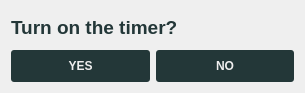
<?xml version="1.0" encoding="UTF-8"?>
<ui version="4.0">
 <class>Dialog</class>
 <widget class="QDialog" name="Dialog">
  <property name="geometry">
   <rect>
    <x>0</x>
    <y>0</y>
    <width>305</width>
    <height>93</height>
   </rect>
  </property>
  <property name="windowTitle">
   <string>Dialog</string>
  </property>
  <layout class="QGridLayout" name="gridLayout">
   <item row="0" column="0" colspan="2">
    <widget class="QLabel" name="label">
     <property name="font">
      <font>
       <pointsize>14</pointsize>
       <weight>75</weight>
       <bold>true</bold>
      </font>
     </property>
     <property name="styleSheet">
      <string notr="true">color: #233738;
    background-color:  none;
</string>
     </property>
     <property name="text">
      <string>Turn on the timer?</string>
     </property>
    </widget>
   </item>
   <item row="1" column="0">
    <widget class="QPushButton" name="yes">
     <property name="sizePolicy">
      <sizepolicy hsizetype="Minimum" vsizetype="Minimum">
       <horstretch>0</horstretch>
       <verstretch>0</verstretch>
      </sizepolicy>
     </property>
     <property name="font">
      <font>
       <weight>75</weight>
       <bold>true</bold>
      </font>
     </property>
     <property name="styleSheet">
      <string notr="true">QPushButton {
     background-color: #233738;
	border: none;
color: #EEEEEE;
     border-radius: 3px;



}



QPushButton:hover{
   background-color:#EEEEEE;
	color: #233738;
     border-radius: 3px;
	border: 2px solid #233738;

}



QPushButton:pressed {
       
 border: 3px solid #233738;
     border-radius:3px;
}</string>
     </property>
     <property name="text">
      <string>YES</string>
     </property>
    </widget>
   </item>
   <item row="1" column="1">
    <widget class="QPushButton" name="no">
     <property name="sizePolicy">
      <sizepolicy hsizetype="Minimum" vsizetype="Minimum">
       <horstretch>0</horstretch>
       <verstretch>0</verstretch>
      </sizepolicy>
     </property>
     <property name="font">
      <font>
       <weight>75</weight>
       <bold>true</bold>
      </font>
     </property>
     <property name="styleSheet">
      <string notr="true">QPushButton {
     background-color: #233738;
	border: none;
color: #EEEEEE;
     border-radius: 3px;



}



QPushButton:hover{
   background-color:#EEEEEE;
	color: #233738;
     border-radius: 3px;
	border: 2px solid #233738;

}



QPushButton:pressed {
       
 border: 3px solid #233738;
     border-radius:3px;
}</string>
     </property>
     <property name="text">
      <string>NO</string>
     </property>
    </widget>
   </item>
  </layout>
 </widget>
 <resources/>
 <connections/>
</ui>
